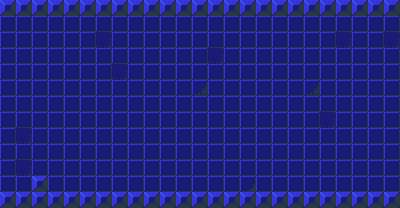

A 2D game scene composited from a Tiled map and its tileset images. What follows is a short description and the map's XML, with every tile layer's data as written:
An orthogonal 25x13 tile map with 16x16 px tiles, 1 tile layer (tiles), 2 tilesets and 5 objects (2x exit, enemy).

<map version="1.2" tiledversion="1.2.2" orientation="orthogonal" renderorder="right-down" width="25" height="13" tilewidth="16" tileheight="16" infinite="0" nextlayerid="4" nextobjectid="10">
 <tileset firstgid="1" source="baseblueold.tsx" />
 <tileset firstgid="17" source="bads.tsx" />
 <layer id="1" name="tiles" width="25" height="13">
  <data encoding="csv">
2,2,2,2,2,2,2,2,2,2,2,2,2,2,2,2,2,2,2,2,2,2,2,2,2,
1,1,1,1,1,1,1,1,1,1,1,1,1,1,1,1,1,1,1,1,1,1,1,1,1,
1,1,1,1,1,1,5,1,1,1,1,1,1,1,1,1,1,1,1,1,1,5,1,1,5,
1,1,1,1,1,1,1,1,1,1,1,1,1,5,1,1,1,1,1,1,1,1,1,1,1,
1,1,1,1,1,1,1,5,1,1,1,1,1,1,1,1,1,1,1,1,1,1,1,1,1,
1,1,1,1,1,1,1,1,1,1,1,1,4,1,1,1,1,1,1,4,1,1,1,1,1,
1,1,1,1,1,1,1,1,1,1,1,1,1,1,1,1,1,1,1,1,1,1,1,1,1,
1,1,1,1,1,1,1,1,1,1,1,1,1,1,1,1,1,1,1,1,5,1,1,1,1,
1,5,1,1,1,1,1,1,1,1,1,1,1,1,1,1,1,1,1,1,1,1,1,1,1,
1,1,1,1,1,1,1,1,1,1,1,1,1,1,1,1,1,1,1,1,1,1,1,1,1,
1,5,1,1,1,1,1,1,1,1,1,1,1,1,1,1,1,1,1,1,1,1,1,1,1,
1,1,2,1,1,1,1,1,1,1,1,1,1,1,1,3,1,1,1,1,1,1,1,1,1,
2,2,2,2,2,2,2,2,2,2,2,2,2,2,2,2,2,2,2,2,2,2,2,2,2
</data>
 </layer>
 <objectgroup id="2" name="exits">
  <object id="4" type="exit" x="0" y="16">
   <properties>
    <property name="exit" type="int" value="-1" />
    <property name="xflip" type="int" value="1" />
   </properties>
   <polyline points="0,0 0,176" />
  </object>
  <object id="5" type="exit" x="400" y="16">
   <properties>
    <property name="exit" type="int" value="1" />
    <property name="xflip" type="int" value="1" />
   </properties>
   <polyline points="0,0 0,176" />
  </object>
 </objectgroup>
 <objectgroup id="3" name="bads">
  <object id="6" type="enemy" gid="20" x="224" y="112" width="16" height="16">
   <properties>
    <property name="bad" value="shroom" />
   </properties>
  </object>
  <object id="8" gid="18" x="144" y="144" width="16" height="16" />
  <object id="9" gid="18" x="144" y="80" width="16" height="16" />
 </objectgroup>
</map>
